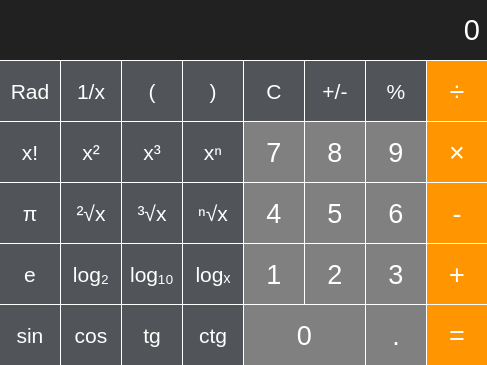
<?xml version="1.0" encoding="UTF-8"?>
<ui version="4.0">
 <class>MainWindow</class>
 <widget class="QMainWindow" name="MainWindow">
  <property name="geometry">
   <rect>
    <x>0</x>
    <y>0</y>
    <width>487</width>
    <height>365</height>
   </rect>
  </property>
  <property name="sizePolicy">
   <sizepolicy hsizetype="Fixed" vsizetype="Fixed">
    <horstretch>0</horstretch>
    <verstretch>0</verstretch>
   </sizepolicy>
  </property>
  <property name="minimumSize">
   <size>
    <width>487</width>
    <height>365</height>
   </size>
  </property>
  <property name="maximumSize">
   <size>
    <width>487</width>
    <height>365</height>
   </size>
  </property>
  <property name="windowTitle">
   <string>MainWindow</string>
  </property>
  <property name="styleSheet">
   <string notr="true">background-color: rgba(0, 0, 0, 0);</string>
  </property>
  <widget class="QWidget" name="centralwidget">
   <widget class="QLabel" name="label">
    <property name="geometry">
     <rect>
      <x>0</x>
      <y>0</y>
      <width>487</width>
      <height>60</height>
     </rect>
    </property>
    <property name="font">
     <font>
      <pointsize>22</pointsize>
     </font>
    </property>
    <property name="focusPolicy">
     <enum>Qt::StrongFocus</enum>
    </property>
    <property name="styleSheet">
     <string notr="true">background-color: rgb(33, 33, 33);
color: rgb(255, 255, 255)</string>
    </property>
    <property name="text">
     <string>0</string>
    </property>
    <property name="alignment">
     <set>Qt::AlignRight|Qt::AlignTrailing|Qt::AlignVCenter</set>
    </property>
    <property name="indent">
     <number>7</number>
    </property>
   </widget>
   <widget class="QPushButton" name="pushButton_clear">
    <property name="geometry">
     <rect>
      <x>244</x>
      <y>61</y>
      <width>60</width>
      <height>60</height>
     </rect>
    </property>
    <property name="font">
     <font>
      <pointsize>16</pointsize>
     </font>
    </property>
    <property name="styleSheet">
     <string notr="true">QPushButton {
   background-color: rgb(81, 84, 89);
color: white;
border: 0px
}

QPushButton:pressed {
    background-color: rgb(109, 114, 121);
}</string>
    </property>
    <property name="text">
     <string>C</string>
    </property>
   </widget>
   <widget class="QPushButton" name="pushButton_plusMinus">
    <property name="geometry">
     <rect>
      <x>305</x>
      <y>61</y>
      <width>60</width>
      <height>60</height>
     </rect>
    </property>
    <property name="font">
     <font>
      <pointsize>16</pointsize>
     </font>
    </property>
    <property name="styleSheet">
     <string notr="true">QPushButton {
   background-color: rgb(81, 84, 89);
color: white;
border: 0px
}

QPushButton:pressed {
    background-color: rgb(109, 114, 121);
}</string>
    </property>
    <property name="text">
     <string>+/-</string>
    </property>
   </widget>
   <widget class="QPushButton" name="pushButton_percent">
    <property name="geometry">
     <rect>
      <x>366</x>
      <y>61</y>
      <width>60</width>
      <height>60</height>
     </rect>
    </property>
    <property name="font">
     <font>
      <pointsize>16</pointsize>
     </font>
    </property>
    <property name="styleSheet">
     <string notr="true">QPushButton {
   background-color: rgb(81, 84, 89);
color: white;
border: 0px
}

QPushButton:pressed {
    background-color: rgb(109, 114, 121);
}</string>
    </property>
    <property name="text">
     <string>%</string>
    </property>
   </widget>
   <widget class="QPushButton" name="pushButton_divide">
    <property name="geometry">
     <rect>
      <x>427</x>
      <y>61</y>
      <width>60</width>
      <height>60</height>
     </rect>
    </property>
    <property name="font">
     <font>
      <pointsize>20</pointsize>
     </font>
    </property>
    <property name="styleSheet">
     <string notr="true">QPushButton {
   background-color: rgb(255, 149, 1);
   color: white;
   border: 0px
}

QPushButton:pressed {
    background-color: rgb(204, 120, 1);
}</string>
    </property>
    <property name="text">
     <string>÷</string>
    </property>
   </widget>
   <widget class="QPushButton" name="pushButton_7">
    <property name="geometry">
     <rect>
      <x>244</x>
      <y>122</y>
      <width>60</width>
      <height>60</height>
     </rect>
    </property>
    <property name="font">
     <font>
      <pointsize>20</pointsize>
     </font>
    </property>
    <property name="styleSheet">
     <string notr="true">QPushButton {
   background-color: rgb(128, 128, 128);
   color: white;
   border: 0px
}

QPushButton:pressed {
    background-color: rgba(255, 255, 255, 150);
}</string>
    </property>
    <property name="text">
     <string>7</string>
    </property>
   </widget>
   <widget class="QPushButton" name="pushButton_9">
    <property name="geometry">
     <rect>
      <x>366</x>
      <y>122</y>
      <width>60</width>
      <height>60</height>
     </rect>
    </property>
    <property name="font">
     <font>
      <pointsize>20</pointsize>
     </font>
    </property>
    <property name="styleSheet">
     <string notr="true">QPushButton {
   background-color: rgb(128, 128, 128);
   color: white;
   border: 0px
}

QPushButton:pressed {
    background-color: rgba(255, 255, 255, 150);
}</string>
    </property>
    <property name="text">
     <string>9</string>
    </property>
   </widget>
   <widget class="QPushButton" name="pushButton_multiply">
    <property name="geometry">
     <rect>
      <x>427</x>
      <y>122</y>
      <width>60</width>
      <height>60</height>
     </rect>
    </property>
    <property name="font">
     <font>
      <pointsize>20</pointsize>
     </font>
    </property>
    <property name="styleSheet">
     <string notr="true">QPushButton {
   background-color: rgb(255, 149, 1);
   color: white;
   border: 0px
}

QPushButton:pressed {
    background-color: rgb(204, 120, 1);
}</string>
    </property>
    <property name="text">
     <string>×</string>
    </property>
   </widget>
   <widget class="QPushButton" name="pushButton_8">
    <property name="geometry">
     <rect>
      <x>305</x>
      <y>122</y>
      <width>60</width>
      <height>60</height>
     </rect>
    </property>
    <property name="font">
     <font>
      <pointsize>20</pointsize>
     </font>
    </property>
    <property name="styleSheet">
     <string notr="true">QPushButton {
   background-color: rgb(128, 128, 128);
   color: white;
   border: 0px
}

QPushButton:pressed {
    background-color: rgba(255, 255, 255, 150);
}</string>
    </property>
    <property name="text">
     <string>8</string>
    </property>
   </widget>
   <widget class="QPushButton" name="pushButton_4">
    <property name="geometry">
     <rect>
      <x>244</x>
      <y>183</y>
      <width>60</width>
      <height>60</height>
     </rect>
    </property>
    <property name="font">
     <font>
      <pointsize>20</pointsize>
     </font>
    </property>
    <property name="styleSheet">
     <string notr="true">QPushButton {
   background-color: rgb(128, 128, 128);
   color: white;
   border: 0px
}

QPushButton:pressed {
    background-color: rgba(255, 255, 255, 150);
}</string>
    </property>
    <property name="text">
     <string>4</string>
    </property>
   </widget>
   <widget class="QPushButton" name="pushButton_6">
    <property name="geometry">
     <rect>
      <x>366</x>
      <y>183</y>
      <width>60</width>
      <height>60</height>
     </rect>
    </property>
    <property name="font">
     <font>
      <pointsize>20</pointsize>
     </font>
    </property>
    <property name="styleSheet">
     <string notr="true">QPushButton {
   background-color: rgb(128, 128, 128);
   color: white;
   border: 0px
}

QPushButton:pressed {
    background-color: rgba(255, 255, 255, 150);
}</string>
    </property>
    <property name="text">
     <string>6</string>
    </property>
   </widget>
   <widget class="QPushButton" name="pushButton_subtract">
    <property name="geometry">
     <rect>
      <x>427</x>
      <y>183</y>
      <width>60</width>
      <height>60</height>
     </rect>
    </property>
    <property name="font">
     <font>
      <pointsize>20</pointsize>
     </font>
    </property>
    <property name="styleSheet">
     <string notr="true">QPushButton {
   background-color: rgb(255, 149, 1);
   color: white;
   border: 0px
}

QPushButton:pressed {
    background-color: rgb(204, 120, 1);
}</string>
    </property>
    <property name="text">
     <string>-</string>
    </property>
   </widget>
   <widget class="QPushButton" name="pushButton_5">
    <property name="geometry">
     <rect>
      <x>305</x>
      <y>183</y>
      <width>60</width>
      <height>60</height>
     </rect>
    </property>
    <property name="font">
     <font>
      <pointsize>20</pointsize>
     </font>
    </property>
    <property name="styleSheet">
     <string notr="true">QPushButton {
   background-color: rgb(128, 128, 128);
   color: white;
   border: 0px
}

QPushButton:pressed {
    background-color: rgba(255, 255, 255, 150);
}</string>
    </property>
    <property name="text">
     <string>5</string>
    </property>
   </widget>
   <widget class="QPushButton" name="pushButton_1">
    <property name="geometry">
     <rect>
      <x>244</x>
      <y>244</y>
      <width>60</width>
      <height>60</height>
     </rect>
    </property>
    <property name="font">
     <font>
      <pointsize>20</pointsize>
     </font>
    </property>
    <property name="styleSheet">
     <string notr="true">QPushButton {
   background-color: rgb(128, 128, 128);
   color: white;
   border: 0px
}

QPushButton:pressed {
    background-color: rgba(255, 255, 255, 150);
}</string>
    </property>
    <property name="text">
     <string>1</string>
    </property>
   </widget>
   <widget class="QPushButton" name="pushButton_3">
    <property name="geometry">
     <rect>
      <x>366</x>
      <y>244</y>
      <width>60</width>
      <height>60</height>
     </rect>
    </property>
    <property name="font">
     <font>
      <pointsize>20</pointsize>
     </font>
    </property>
    <property name="styleSheet">
     <string notr="true">QPushButton {
   background-color: rgb(128, 128, 128);
   color: white;
   border: 0px
}

QPushButton:pressed {
    background-color: rgba(255, 255, 255, 150);
}</string>
    </property>
    <property name="text">
     <string>3</string>
    </property>
   </widget>
   <widget class="QPushButton" name="pushButton_add">
    <property name="geometry">
     <rect>
      <x>427</x>
      <y>244</y>
      <width>60</width>
      <height>60</height>
     </rect>
    </property>
    <property name="font">
     <font>
      <pointsize>20</pointsize>
     </font>
    </property>
    <property name="styleSheet">
     <string notr="true">QPushButton {
   background-color: rgb(255, 149, 1);
   color: white;
   border: 0px
}

QPushButton:pressed {
    background-color: rgb(204, 120, 1);
}</string>
    </property>
    <property name="text">
     <string>+</string>
    </property>
   </widget>
   <widget class="QPushButton" name="pushButton_2">
    <property name="geometry">
     <rect>
      <x>305</x>
      <y>244</y>
      <width>60</width>
      <height>60</height>
     </rect>
    </property>
    <property name="font">
     <font>
      <pointsize>20</pointsize>
     </font>
    </property>
    <property name="styleSheet">
     <string notr="true">QPushButton {
   background-color: rgb(128, 128, 128);
   color: white;
   border: 0px
}

QPushButton:pressed {
    background-color: rgba(255, 255, 255, 150);
}</string>
    </property>
    <property name="text">
     <string>2</string>
    </property>
   </widget>
   <widget class="QPushButton" name="pushButton_0">
    <property name="geometry">
     <rect>
      <x>244</x>
      <y>305</y>
      <width>121</width>
      <height>60</height>
     </rect>
    </property>
    <property name="font">
     <font>
      <pointsize>20</pointsize>
     </font>
    </property>
    <property name="styleSheet">
     <string notr="true">QPushButton {
   background-color: rgb(128, 128, 128);
   color: white;
   border: 0px
}

QPushButton:pressed {
    background-color: rgba(255, 255, 255, 150);
}</string>
    </property>
    <property name="text">
     <string>0</string>
    </property>
   </widget>
   <widget class="QPushButton" name="pushButton_decimal">
    <property name="geometry">
     <rect>
      <x>366</x>
      <y>305</y>
      <width>60</width>
      <height>60</height>
     </rect>
    </property>
    <property name="font">
     <font>
      <pointsize>20</pointsize>
     </font>
    </property>
    <property name="styleSheet">
     <string notr="true">QPushButton {
   background-color: rgb(128, 128, 128);
   color: white;
   border: 0px
}

QPushButton:pressed {
    background-color: rgba(255, 255, 255, 150);
}</string>
    </property>
    <property name="text">
     <string>.</string>
    </property>
   </widget>
   <widget class="QPushButton" name="pushButton_equals">
    <property name="geometry">
     <rect>
      <x>427</x>
      <y>305</y>
      <width>60</width>
      <height>60</height>
     </rect>
    </property>
    <property name="font">
     <font>
      <pointsize>20</pointsize>
     </font>
    </property>
    <property name="styleSheet">
     <string notr="true">QPushButton {
   background-color: rgb(255, 149, 1);
   color: white;
   border: 0px
}

QPushButton:pressed {
    background-color: rgb(204, 120, 1);
}</string>
    </property>
    <property name="text">
     <string>=</string>
    </property>
   </widget>
   <widget class="QPushButton" name="pushButton_squareRoot">
    <property name="geometry">
     <rect>
      <x>61</x>
      <y>183</y>
      <width>60</width>
      <height>60</height>
     </rect>
    </property>
    <property name="font">
     <font>
      <pointsize>16</pointsize>
     </font>
    </property>
    <property name="styleSheet">
     <string notr="true">QPushButton {
   background-color: rgb(81, 84, 89);
color: white;
border: 0px
}

QPushButton:pressed {
    background-color: rgb(109, 114, 121);
}</string>
    </property>
    <property name="text">
     <string>²√x</string>
    </property>
   </widget>
   <widget class="QPushButton" name="pushButton_cosine">
    <property name="geometry">
     <rect>
      <x>61</x>
      <y>305</y>
      <width>60</width>
      <height>60</height>
     </rect>
    </property>
    <property name="font">
     <font>
      <pointsize>16</pointsize>
     </font>
    </property>
    <property name="styleSheet">
     <string notr="true">QPushButton {
   background-color: rgb(81, 84, 89);
color: white;
border: 0px
}

QPushButton:pressed {
    background-color: rgb(109, 114, 121);
}</string>
    </property>
    <property name="text">
     <string>cos</string>
    </property>
   </widget>
   <widget class="QPushButton" name="pushButton_sine">
    <property name="geometry">
     <rect>
      <x>0</x>
      <y>305</y>
      <width>60</width>
      <height>60</height>
     </rect>
    </property>
    <property name="font">
     <font>
      <pointsize>16</pointsize>
     </font>
    </property>
    <property name="styleSheet">
     <string notr="true">QPushButton {
   background-color: rgb(81, 84, 89);
color: white;
border: 0px
}

QPushButton:pressed {
    background-color: rgb(109, 114, 121);
}</string>
    </property>
    <property name="text">
     <string>sin</string>
    </property>
   </widget>
   <widget class="QPushButton" name="pushButton_nthPower">
    <property name="geometry">
     <rect>
      <x>183</x>
      <y>122</y>
      <width>60</width>
      <height>60</height>
     </rect>
    </property>
    <property name="font">
     <font>
      <pointsize>16</pointsize>
     </font>
    </property>
    <property name="styleSheet">
     <string notr="true">QPushButton {
   background-color: rgb(81, 84, 89);
color: white;
border: 0px
}

QPushButton:pressed {
    background-color: rgb(109, 114, 121);
}</string>
    </property>
    <property name="text">
     <string>xⁿ</string>
    </property>
   </widget>
   <widget class="QPushButton" name="pushButton_rightBrackets">
    <property name="geometry">
     <rect>
      <x>183</x>
      <y>61</y>
      <width>60</width>
      <height>60</height>
     </rect>
    </property>
    <property name="font">
     <font>
      <pointsize>16</pointsize>
     </font>
    </property>
    <property name="styleSheet">
     <string notr="true">QPushButton {
   background-color: rgb(81, 84, 89);
color: white;
border: 0px
}

QPushButton:pressed {
    background-color: rgb(109, 114, 121);
}</string>
    </property>
    <property name="text">
     <string>)</string>
    </property>
   </widget>
   <widget class="QPushButton" name="pushButton_squarePower">
    <property name="geometry">
     <rect>
      <x>61</x>
      <y>122</y>
      <width>60</width>
      <height>60</height>
     </rect>
    </property>
    <property name="font">
     <font>
      <pointsize>16</pointsize>
     </font>
    </property>
    <property name="styleSheet">
     <string notr="true">QPushButton {
   background-color: rgb(81, 84, 89);
color: white;
border: 0px
}

QPushButton:pressed {
    background-color: rgb(109, 114, 121);
}</string>
    </property>
    <property name="text">
     <string>x²</string>
    </property>
   </widget>
   <widget class="QPushButton" name="pushButton_nthRoot">
    <property name="geometry">
     <rect>
      <x>183</x>
      <y>183</y>
      <width>60</width>
      <height>60</height>
     </rect>
    </property>
    <property name="font">
     <font>
      <pointsize>16</pointsize>
     </font>
    </property>
    <property name="styleSheet">
     <string notr="true">QPushButton {
   background-color: rgb(81, 84, 89);
color: white;
border: 0px
}

QPushButton:pressed {
    background-color: rgb(109, 114, 121);
}</string>
    </property>
    <property name="text">
     <string>ⁿ√x</string>
    </property>
   </widget>
   <widget class="QPushButton" name="pushButton_leftBrackets">
    <property name="geometry">
     <rect>
      <x>122</x>
      <y>61</y>
      <width>60</width>
      <height>60</height>
     </rect>
    </property>
    <property name="font">
     <font>
      <pointsize>16</pointsize>
     </font>
    </property>
    <property name="styleSheet">
     <string notr="true">QPushButton {
   background-color: rgb(81, 84, 89);
color: white;
border: 0px
}

QPushButton:pressed {
    background-color: rgb(109, 114, 121);
}</string>
    </property>
    <property name="text">
     <string>(</string>
    </property>
   </widget>
   <widget class="QPushButton" name="pushButton_tangent">
    <property name="geometry">
     <rect>
      <x>122</x>
      <y>305</y>
      <width>60</width>
      <height>60</height>
     </rect>
    </property>
    <property name="font">
     <font>
      <pointsize>16</pointsize>
     </font>
    </property>
    <property name="styleSheet">
     <string notr="true">QPushButton {
   background-color: rgb(81, 84, 89);
color: white;
border: 0px
}

QPushButton:pressed {
    background-color: rgb(109, 114, 121);
}</string>
    </property>
    <property name="text">
     <string>tg</string>
    </property>
   </widget>
   <widget class="QPushButton" name="pushButton_cotangent">
    <property name="geometry">
     <rect>
      <x>183</x>
      <y>305</y>
      <width>60</width>
      <height>60</height>
     </rect>
    </property>
    <property name="font">
     <font>
      <pointsize>16</pointsize>
     </font>
    </property>
    <property name="styleSheet">
     <string notr="true">QPushButton {
   background-color: rgb(81, 84, 89);
color: white;
border: 0px
}

QPushButton:pressed {
    background-color: rgb(109, 114, 121);
}</string>
    </property>
    <property name="text">
     <string>ctg</string>
    </property>
   </widget>
   <widget class="QPushButton" name="pushButton_inverse">
    <property name="geometry">
     <rect>
      <x>61</x>
      <y>61</y>
      <width>60</width>
      <height>60</height>
     </rect>
    </property>
    <property name="font">
     <font>
      <pointsize>16</pointsize>
     </font>
    </property>
    <property name="styleSheet">
     <string notr="true">QPushButton {
   background-color: rgb(81, 84, 89);
color: white;
border: 0px
}

QPushButton:pressed {
    background-color: rgb(109, 114, 121);
}</string>
    </property>
    <property name="text">
     <string>1/x</string>
    </property>
   </widget>
   <widget class="QPushButton" name="pushButton_cubePower">
    <property name="geometry">
     <rect>
      <x>122</x>
      <y>122</y>
      <width>60</width>
      <height>60</height>
     </rect>
    </property>
    <property name="font">
     <font>
      <pointsize>16</pointsize>
     </font>
    </property>
    <property name="styleSheet">
     <string notr="true">QPushButton {
   background-color: rgb(81, 84, 89);
color: white;
border: 0px
}

QPushButton:pressed {
    background-color: rgb(109, 114, 121);
}</string>
    </property>
    <property name="text">
     <string>x³</string>
    </property>
   </widget>
   <widget class="QPushButton" name="pushButton_cubeRoot">
    <property name="geometry">
     <rect>
      <x>122</x>
      <y>183</y>
      <width>60</width>
      <height>60</height>
     </rect>
    </property>
    <property name="font">
     <font>
      <pointsize>16</pointsize>
     </font>
    </property>
    <property name="styleSheet">
     <string notr="true">QPushButton {
   background-color: rgb(81, 84, 89);
color: white;
border: 0px
}

QPushButton:pressed {
    background-color: rgb(109, 114, 121);
}</string>
    </property>
    <property name="text">
     <string>³√x</string>
    </property>
   </widget>
   <widget class="QPushButton" name="pushButton_number_Pi">
    <property name="geometry">
     <rect>
      <x>0</x>
      <y>183</y>
      <width>60</width>
      <height>60</height>
     </rect>
    </property>
    <property name="font">
     <font>
      <pointsize>16</pointsize>
     </font>
    </property>
    <property name="styleSheet">
     <string notr="true">QPushButton {
   background-color: rgb(81, 84, 89);
color: white;
border: 0px
}

QPushButton:pressed {
    background-color: rgb(109, 114, 121);
}</string>
    </property>
    <property name="text">
     <string>π</string>
    </property>
   </widget>
   <widget class="QPushButton" name="pushButton_number_e">
    <property name="geometry">
     <rect>
      <x>0</x>
      <y>244</y>
      <width>60</width>
      <height>60</height>
     </rect>
    </property>
    <property name="font">
     <font>
      <pointsize>16</pointsize>
     </font>
    </property>
    <property name="styleSheet">
     <string notr="true">QPushButton {
   background-color: rgb(81, 84, 89);
color: white;
border: 0px
}

QPushButton:pressed {
    background-color: rgb(109, 114, 121);
}</string>
    </property>
    <property name="text">
     <string>e</string>
    </property>
   </widget>
   <widget class="QPushButton" name="pushButton_log10">
    <property name="geometry">
     <rect>
      <x>122</x>
      <y>244</y>
      <width>60</width>
      <height>60</height>
     </rect>
    </property>
    <property name="font">
     <font>
      <pointsize>16</pointsize>
     </font>
    </property>
    <property name="styleSheet">
     <string notr="true">QPushButton {
   background-color: rgb(81, 84, 89);
color: white;
border: 0px
}

QPushButton:pressed {
    background-color: rgb(109, 114, 121);
}</string>
    </property>
    <property name="text">
     <string>log₁₀</string>
    </property>
   </widget>
   <widget class="QPushButton" name="pushButton_Rad_Deg">
    <property name="geometry">
     <rect>
      <x>0</x>
      <y>61</y>
      <width>60</width>
      <height>60</height>
     </rect>
    </property>
    <property name="font">
     <font>
      <pointsize>16</pointsize>
     </font>
    </property>
    <property name="styleSheet">
     <string notr="true">QPushButton {
   background-color: rgb(81, 84, 89);
color: white;
border: 0px
}

QPushButton:pressed {
    background-color: rgb(109, 114, 121);
}</string>
    </property>
    <property name="text">
     <string>Rad</string>
    </property>
   </widget>
   <widget class="QPushButton" name="pushButton_factorial">
    <property name="geometry">
     <rect>
      <x>0</x>
      <y>122</y>
      <width>60</width>
      <height>60</height>
     </rect>
    </property>
    <property name="font">
     <font>
      <pointsize>16</pointsize>
     </font>
    </property>
    <property name="styleSheet">
     <string notr="true">QPushButton {
   background-color: rgb(81, 84, 89);
color: white;
border: 0px
}

QPushButton:pressed {
    background-color: rgb(109, 114, 121);
}</string>
    </property>
    <property name="text">
     <string>x!</string>
    </property>
   </widget>
   <widget class="QPushButton" name="pushButton_log_y">
    <property name="geometry">
     <rect>
      <x>183</x>
      <y>244</y>
      <width>60</width>
      <height>60</height>
     </rect>
    </property>
    <property name="font">
     <font>
      <pointsize>16</pointsize>
     </font>
    </property>
    <property name="styleSheet">
     <string notr="true">QPushButton {
   background-color: rgb(81, 84, 89);
color: white;
border: 0px
}

QPushButton:pressed {
    background-color: rgb(109, 114, 121);
}</string>
    </property>
    <property name="text">
     <string>logₓ</string>
    </property>
   </widget>
   <widget class="QPushButton" name="pushButton_log2">
    <property name="geometry">
     <rect>
      <x>61</x>
      <y>244</y>
      <width>60</width>
      <height>60</height>
     </rect>
    </property>
    <property name="font">
     <font>
      <pointsize>16</pointsize>
     </font>
    </property>
    <property name="styleSheet">
     <string notr="true">QPushButton {
   background-color: rgb(81, 84, 89);
color: white;
border: 0px
}

QPushButton:pressed {
    background-color: rgb(109, 114, 121);
}</string>
    </property>
    <property name="text">
     <string>log₂</string>
    </property>
   </widget>
   <widget class="QLabel" name="label_Rad_Deg">
    <property name="geometry">
     <rect>
      <x>10</x>
      <y>43</y>
      <width>31</width>
      <height>16</height>
     </rect>
    </property>
    <property name="font">
     <font>
      <pointsize>10</pointsize>
     </font>
    </property>
    <property name="text">
     <string/>
    </property>
   </widget>
  </widget>
 </widget>
 <resources/>
 <connections/>
</ui>
